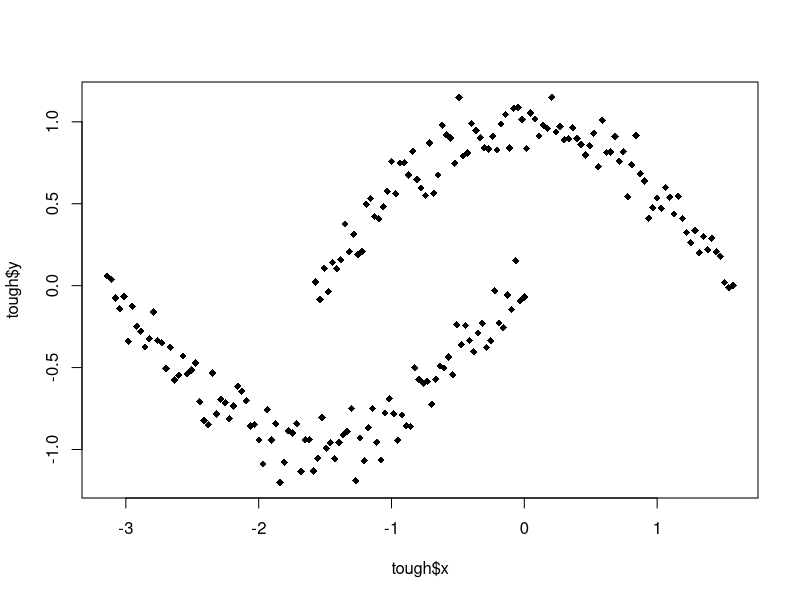
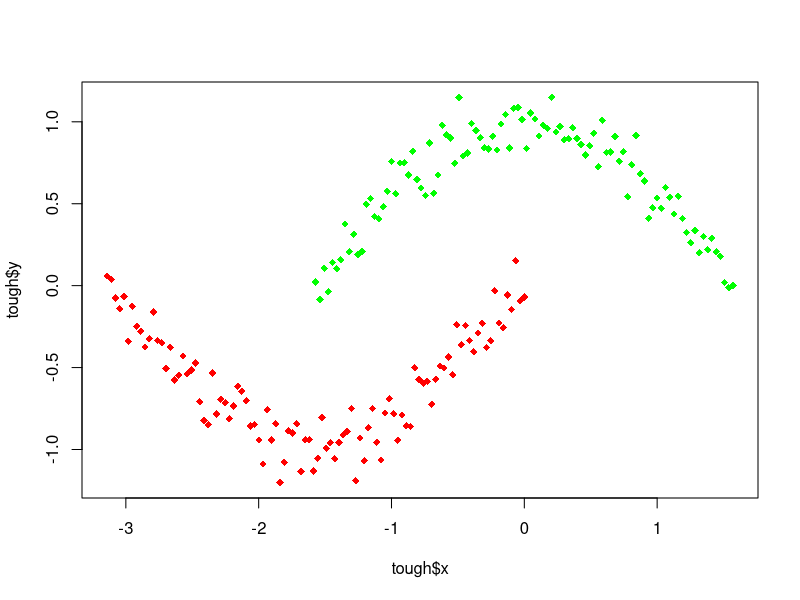

Write the R code that produced these figures, in order. (Note: this script raises an error after producing the figures.)
## ---- chunk 1

tough = read.csv("tough.csv",header=T)
## ---- chunk 2
plot(tough$x,tough$y,pch=18)
## ---- chunk 3
plot(tough$x,tough$y,pch=".")
points(tough$x[1:100],tough$y[1:100],pch=18,col="red")
points(tough$x[101:200],tough$y[101:200],pch=18,col="green")

## ---- chunk 4
class(tough)
## ---- chunk 5
### k-Means Clustering

tough.k = kmeans(tough,2,nstart=25)
## ---- chunk 6
### Hierarchical Clustering

tough.hc.comp = hclust(dist(tough[,1:2]))
tough.hc.ward = hclust(dist(tough[,1:2]),method="ward.D")
## ---- chunk 7
tough.hc.aver = hclust(dist(tough[,1:2]),method="average")
tough.hc.sing = hclust(dist(tough[,1:2]),method="single")
## ---- chunk 8
tough.hc.mcqu = hclust(dist(tough[,1:2]),method="mcquitty")
tough.hc.medi = hclust(dist(tough[,1:2]),method="median")
## ---- chunk 9
tough.hc.cent = hclust(dist(tough[,1:2]),method="centroid")
## ---- chunk 10
### using "cutree"

tough.hc.comp.2gr = cutree(tough.hc.comp,2)
tough.hc.ward.2gr = cutree(tough.hc.ward,2)
tough.hc.aver.2gr = cutree(tough.hc.aver,2)
tough.hc.sing.2gr = cutree(tough.hc.sing,2)
tough.hc.mcqu.2gr = cutree(tough.hc.mcqu,2)
